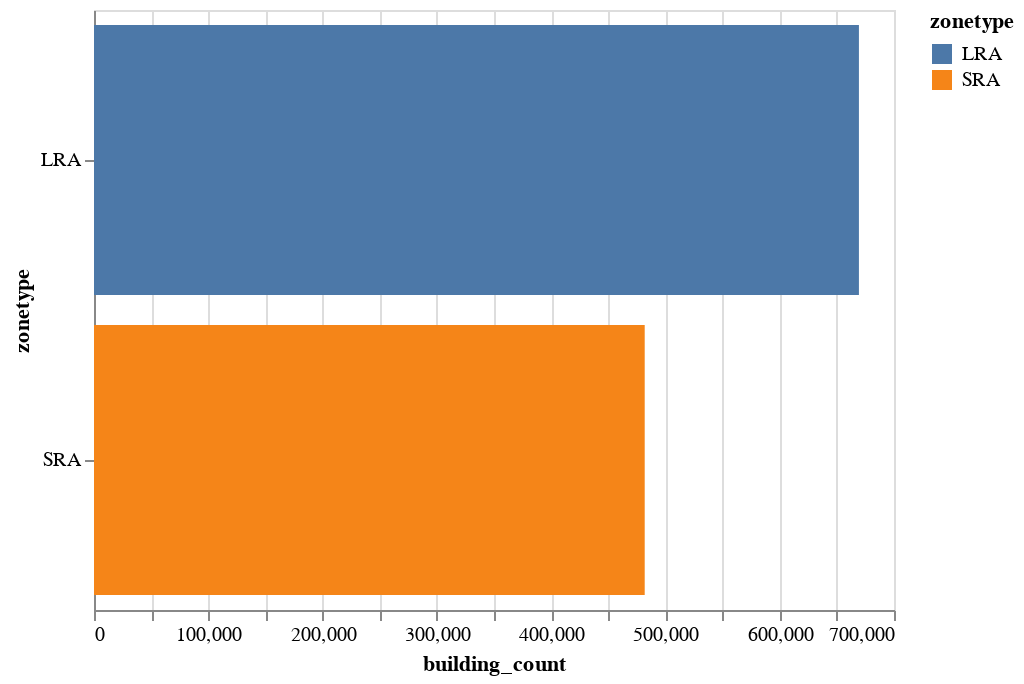

Notebook code for this chart:
### Code cell
alt.Chart(zonetype_counts).mark_bar().encode(
    x="building_count:Q",
    y="zonetype:N",
    color="zonetype:N"
)

### Figure 1 — Vega-Lite specification as saved in the notebook (floating-point values rounded to 4 significant figures)
{"$schema": "https://vega.github.io/schema/vega-lite/v2.6.0.json", "config": {"view": {"height": 300, "width": 400}}, "data": {"name": "data-07e61d85cea6aa61367952993c571cbd"}, "datasets": {"data-07e61d85cea6aa61367952993c571cbd": [{"building_count": 669311, "percent": 0.5814, "zonetype": "LRA"}, {"building_count": 481870, "percent": 0.4186, "zonetype": "SRA"}]}, "encoding": {"color": {"field": "zonetype", "type": "nominal"}, "x": {"field": "building_count", "type": "quantitative"}, "y": {"field": "zonetype", "type": "nominal"}}, "mark": "bar"}
